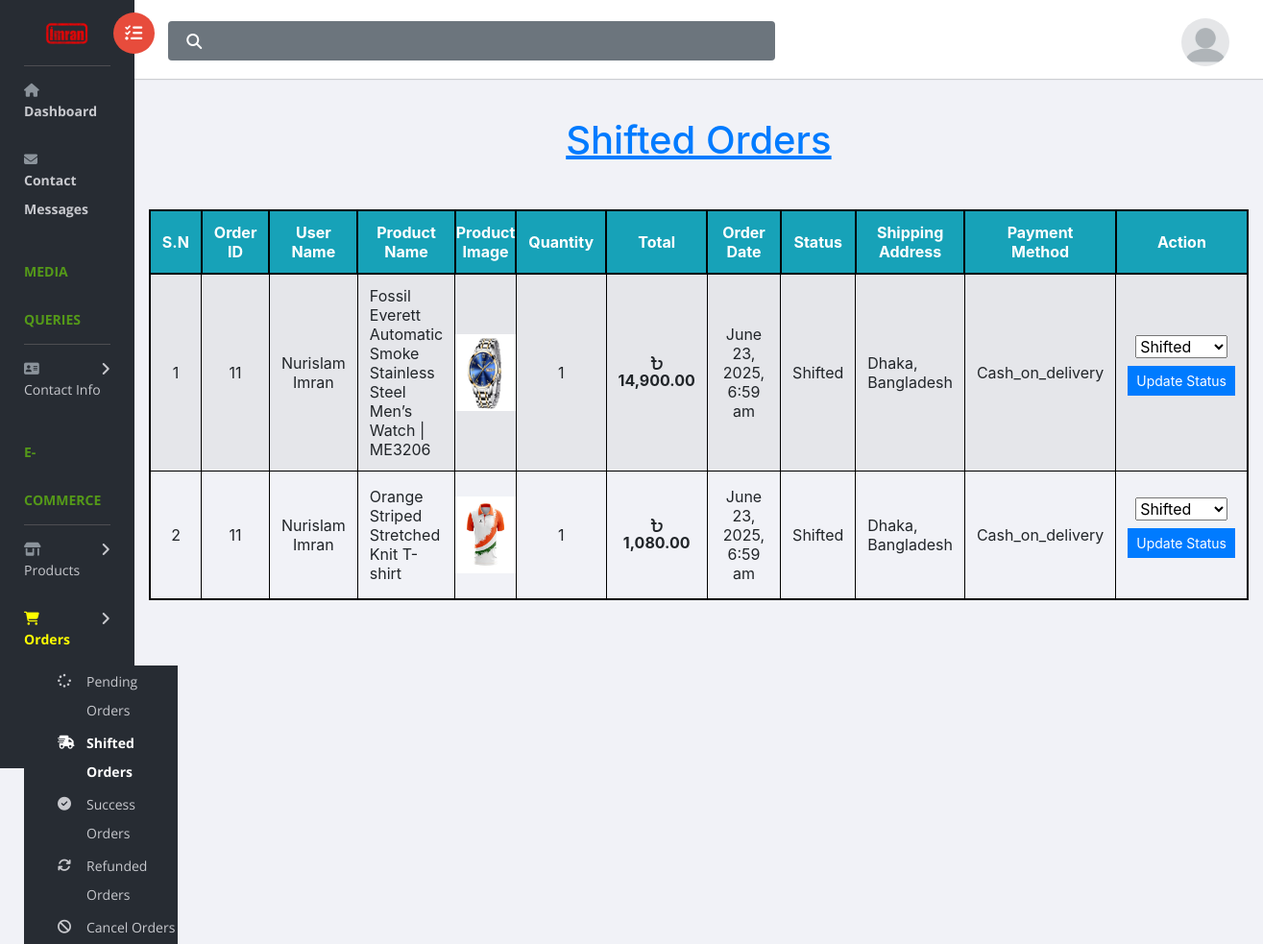
The app's page /admin-panel/shifted-orders.php with its own data.
### tables this page shows
CREATE TABLE `order_items` (
  `id` int NOT NULL,
  `order_id` int NOT NULL,
  `product_id` int NOT NULL,
  `quantity` int NOT NULL,
  `total_amount` decimal(10,0) NOT NULL,
  `create_at` timestamp NOT NULL DEFAULT CURRENT_TIMESTAMP
);

CREATE TABLE `users` (
  `id` int NOT NULL,
  `name` varchar(100) NOT NULL,
  `email` varchar(150) NOT NULL,
  `password` varchar(100) NOT NULL,
  `gender` enum('Male','Female','Others') DEFAULT NULL,
  `address` varchar(255) DEFAULT NULL,
  `picture` varchar(100) DEFAULT NULL,
  `country` varchar(100) DEFAULT NULL,
  `role` enum('admin','user') NOT NULL DEFAULT 'user',
  `created_at` timestamp NOT NULL DEFAULT CURRENT_TIMESTAMP
);

CREATE TABLE `products` (
  `id` int NOT NULL,
  `name` varchar(255) NOT NULL,
  `regular_price` int NOT NULL,
  `sales_price` int NOT NULL,
  `images` varchar(255) NOT NULL,
  `category_id` int NOT NULL,
  `category_name` varchar(255) NOT NULL,
  `description` longtext NOT NULL,
  `created_at` timestamp NOT NULL DEFAULT CURRENT_TIMESTAMP
);

CREATE TABLE `orders` (
  `id` int NOT NULL,
  `user_id` int NOT NULL,
  `name` varchar(255) NOT NULL,
  `phone_number` varchar(100) NOT NULL,
  `address` text NOT NULL,
  `total` varchar(255) NOT NULL,
  `payment_method` varchar(255) NOT NULL,
  `status` enum('Pending','Shifted','Success','Refunded','Cancel') NOT NULL DEFAULT 'Pending',
  `created_at` timestamp NOT NULL DEFAULT CURRENT_TIMESTAMP
);

### admin-panel/shifted-orders.php (the view, shortened to what this page needs)
<?php
require_once('header.php');
require_once('sidebar.php');
$query = "
SELECT
    order_items.id AS order_item_id,
    order_items.*,
    orders.*,
    products.name AS product_name,
    products.images,
    users.name AS user_name
FROM
    order_items
INNER JOIN orders ON order_items.order_id = orders.id
INNER JOIN products ON order_items.product_id = products.id
INNER JOIN users ON orders.user_id = users.id
WHERE
    orders.status = 'Shifted'
";
$result = $conn->query($query);
?>
<div id="right-panel" class="right-panel">
    <?php require_once('topBar.php'); ?>
    <div class="">
        <div class="col-12 mt-4">
            <h1 class="mb-5 mt-3 text-primary text-center" style="text-decoration: underline; font-size: 40px;">
                Shifted Orders
            </h1>
            <div>
                <?php if ($result->num_rows > 0) { ?>
                <table class="table border table-bordered table-striped mb-4" id="pendingOrdersTable"
                    style="border: 2px solid black !important;">
                    <thead>
                        <tr class="bg-info text-white">
                            <th class="text-center align-middle" style="border: 2px solid black">S.N</th>
                            <th class="text-center align-middle" style="border: 2px solid black">Order ID</th>
                            <th class="text-center align-middle" style="border: 2px solid black">User Name</th>
                            <th class="text-center align-middle" style="border: 2px solid black">Product Name</th>
                            <th class="text-center align-middle p-0" style="border: 2px solid black">Product Image
                            </th>
                            <th class="text-center align-middle" style="border: 2px solid black">Quantity</th>
                            <th class="text-center align-middle" style="border: 2px solid black">Total</th>
                            <th class="text-center align-middle" style="border: 2px solid black">Order Date</th>
                            <th class="text-center align-middle" style="border: 2px solid black">Status</th>
                            <th class="text-center align-middle" style="border: 2px solid black">Shipping Address
                            </th>
                            <th class="text-center align-middle" style="border: 2px solid black">Payment Method</th>
                            <th class="text-center align-middle" style="border: 2px solid black">Action</th>
                        </tr>
                    </thead>
                    <tbody>
                        <?php
                            $sl = 1;
                            while ($row = $result->fetch_assoc()) {
                            ?>
                        <tr>
                            <td class="text-center align-middle" style="border: 1px solid black"><?= $sl++ ?></td>
                            <td class="text-center align-middle" style="border: 1px solid black">
                                <?= $row['order_id'] ?></td>
                            <td class="text-center align-middle" style="border: 1px solid black">
                                <?= $row['user_name'] ?></td>
                            <td class="align-middle" style="border: 1px solid black"><?= $row['product_name'] ?>
                            </td>
                            <td class="text-center align-middle p-0" style="border: 1px solid black">
                                <img src="../assets/img/products/<?= $row['images'] ?>"
                                    alt="<?= $row['product_name'] ?>" width="80" height="80"
                                    class=" object-fit-contain">
                            </td>
                            <td class="text-center align-middle" style="border: 1px solid black">
                                <?= $row['quantity'] ?></td>
                            <td class="text-center align-middle" style="border: 1px solid black; font-weight: bold;">
                                <i class="fa-solid fa-bangladeshi-taka-sign pe-1 fw-bold"></i>
                                <?= number_format($row['total_amount'], 2) ?>
                            </td>
                            <td class="text-center align-middle p-3" style="border: 1px solid black">
                                <?= date('F j, Y, g:i a', strtotime($row['created_at'])) ?>
                            </td>
                            <td class="text-center align-middle" style="border: 1px solid black">
                                <?= $row['status'] ?>
                            </td>
                            <td class="align-middle" style="border: 1px solid black"><?= $row['address'] ?></td>
                            <td class="text-center align-middle" style="border: 1px solid black">
                                <?= $row['payment_method'] ?></td>
                            <td class="text-center align-middle" style="border: 1px solid black">
                                <form action="" method="POST">
                                    <select name="status" class="form-select mb-2" required>
                                        <option value="Shifted" <?= $row['status'] == 'Shifted' ? 'selected' : '' ?>>
                                            Shifted</option>
                                    </select>
                                    <button type="submit" class="btn btn-primary btn-sm" name="updateStatus">Update
                                        Status</button>
                                </form>
                            </td>
                        </tr>
                        <?php } ?>
                    </tbody>
                </table>
                <?php } else { ?>
                <br><br><br><br>
                <p class="text-center text-danger" style="font-size: 30px;">No Shifted orders
                    found</p>
                <?php } ?>
            </div>
        </div>
    </div>
</div>
<?php require_once('footer.php'); ?>

### records on screen
order_items: order "11", users.name "Nurislam Imran", product.name "Fossil Everett Automatic Smoke Stainless Steel Men’s Watch | ME3206", product.images (picture), quantity "1", total_amount "14,900.00", order.created_at "June 23, 2025, 6:59 am", order.status "Shifted", order.address "Dhaka, Bangladesh", order.payment_method "Cash_on_delivery"
order_items: order "11", users.name "Nurislam Imran", product.name "Orange Striped Stretched Knit T-shirt", product.images (picture), quantity "1", total_amount "1,080.00", order.created_at "June 23, 2025, 6:59 am", order.status "Shifted", order.address "Dhaka, Bangladesh", order.payment_method "Cash_on_delivery"
